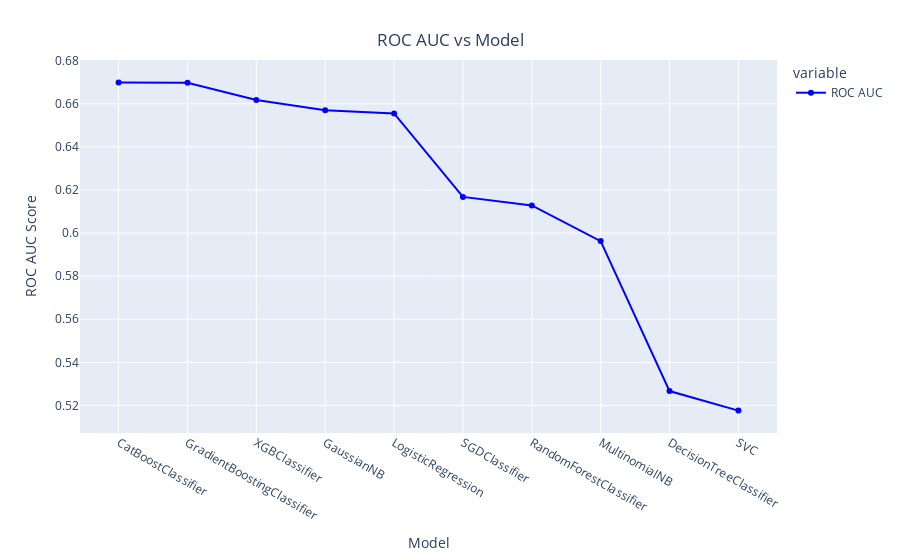

Notebook code for this chart:
### Code cell
line = px.line(data_frame = df_models.sort_values('ROC AUC', ascending=False),y =['ROC AUC'], markers = True)
line.update_xaxes(title="Model", rangeslider_visible = False)
line.update_yaxes(title = "ROC AUC Score")
line.update_traces(line_color="blue")
line.update_layout(showlegend = True,
                   title = {
                       'text': 'ROC AUC vs Model',
                       'y':0.94,
                       'x':0.5,
                       'xanchor': 'center',
                       'yanchor': 'top'})

line.show()

### Figure 1 — Plotly figure (JSON) as saved in the notebook; plotly's stock layout.template omitted (floating-point values rounded to 4 significant figures)
{"data": [{"hovertemplate": "variable=ROC AUC<br>Name=%{x}<br>value=%{y}<extra></extra>", "legendgroup": "ROC AUC", "line": {"color": "blue", "dash": "solid"}, "marker": {"symbol": "circle"}, "mode": "markers+lines", "name": "ROC AUC", "orientation": "v", "showlegend": true, "type": "scatter", "x": ["CatBoostClassifier", "GradientBoostingClassifier", "XGBClassifier", "GaussianNB", "LogisticRegression", "SGDClassifier", "RandomForestClassifier", "MultinomialNB", "DecisionTreeClassifier", "SVC"], "xaxis": "x", "y": [0.6699, 0.6697, 0.6618, 0.6571, 0.6555, 0.6168, 0.6128, 0.5963, 0.5267, 0.5176], "yaxis": "y"}], "layout": {"legend": {"title": {"text": "variable"}, "tracegroupgap": 0}, "margin": {"t": 60}, "showlegend": true, "title": {"text": "ROC AUC vs Model", "x": 0.5, "xanchor": "center", "y": 0.94, "yanchor": "top"}, "xaxis": {"anchor": "y", "domain": [0, 1], "rangeslider": {"visible": false}, "title": {"text": "Model"}}, "yaxis": {"anchor": "x", "domain": [0, 1], "title": {"text": "ROC AUC Score"}}}}
